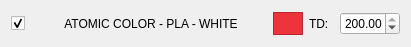
<?xml version="1.0" encoding="UTF-8"?>
<ui version="4.0">
 <class>Form</class>
 <widget class="QWidget" name="Form">
  <property name="geometry">
   <rect>
    <x>0</x>
    <y>0</y>
    <width>411</width>
    <height>47</height>
   </rect>
  </property>
  <property name="mouseTracking">
   <bool>false</bool>
  </property>
  <property name="windowTitle">
   <string>Form</string>
  </property>
  <property name="styleSheet">
   <string notr="true"/>
  </property>
  <layout class="QVBoxLayout" name="verticalLayout">
   <item>
    <layout class="QHBoxLayout" name="horizontalLayout">
     <item>
      <widget class="QCheckBox" name="checkBox">
       <property name="enabled">
        <bool>true</bool>
       </property>
       <property name="maximumSize">
        <size>
         <width>18</width>
         <height>20</height>
        </size>
       </property>
       <property name="toolTip">
        <string>Use this color the optimization.</string>
       </property>
       <property name="text">
        <string/>
       </property>
       <property name="checked">
        <bool>true</bool>
       </property>
       <property name="tristate">
        <bool>false</bool>
       </property>
      </widget>
     </item>
     <item>
      <widget class="QLabel" name="label">
       <property name="autoFillBackground">
        <bool>false</bool>
       </property>
       <property name="text">
        <string>ATOMIC COLOR - PLA - WHITE</string>
       </property>
       <property name="alignment">
        <set>Qt::AlignmentFlag::AlignCenter</set>
       </property>
      </widget>
     </item>
     <item>
      <widget class="QFrame" name="frame">
       <property name="maximumSize">
        <size>
         <width>30</width>
         <height>30</height>
        </size>
       </property>
       <property name="autoFillBackground">
        <bool>false</bool>
       </property>
       <property name="styleSheet">
        <string notr="true">background-color: rgb(237, 51, 59);</string>
       </property>
       <property name="frameShape">
        <enum>QFrame::Shape::StyledPanel</enum>
       </property>
       <property name="frameShadow">
        <enum>QFrame::Shadow::Raised</enum>
       </property>
      </widget>
     </item>
     <item>
      <widget class="QLabel" name="label_2">
       <property name="maximumSize">
        <size>
         <width>25</width>
         <height>16777215</height>
        </size>
       </property>
       <property name="text">
        <string>TD: </string>
       </property>
      </widget>
     </item>
     <item>
      <widget class="QDoubleSpinBox" name="doubleSpinBox">
       <property name="minimumSize">
        <size>
         <width>50</width>
         <height>0</height>
        </size>
       </property>
       <property name="maximumSize">
        <size>
         <width>60</width>
         <height>16777215</height>
        </size>
       </property>
       <property name="baseSize">
        <size>
         <width>50</width>
         <height>0</height>
        </size>
       </property>
       <property name="maximum">
        <double>200.000000000000000</double>
       </property>
       <property name="singleStep">
        <double>0.100000000000000</double>
       </property>
       <property name="value">
        <double>200.000000000000000</double>
       </property>
      </widget>
     </item>
    </layout>
   </item>
  </layout>
 </widget>
 <resources/>
 <connections/>
</ui>
